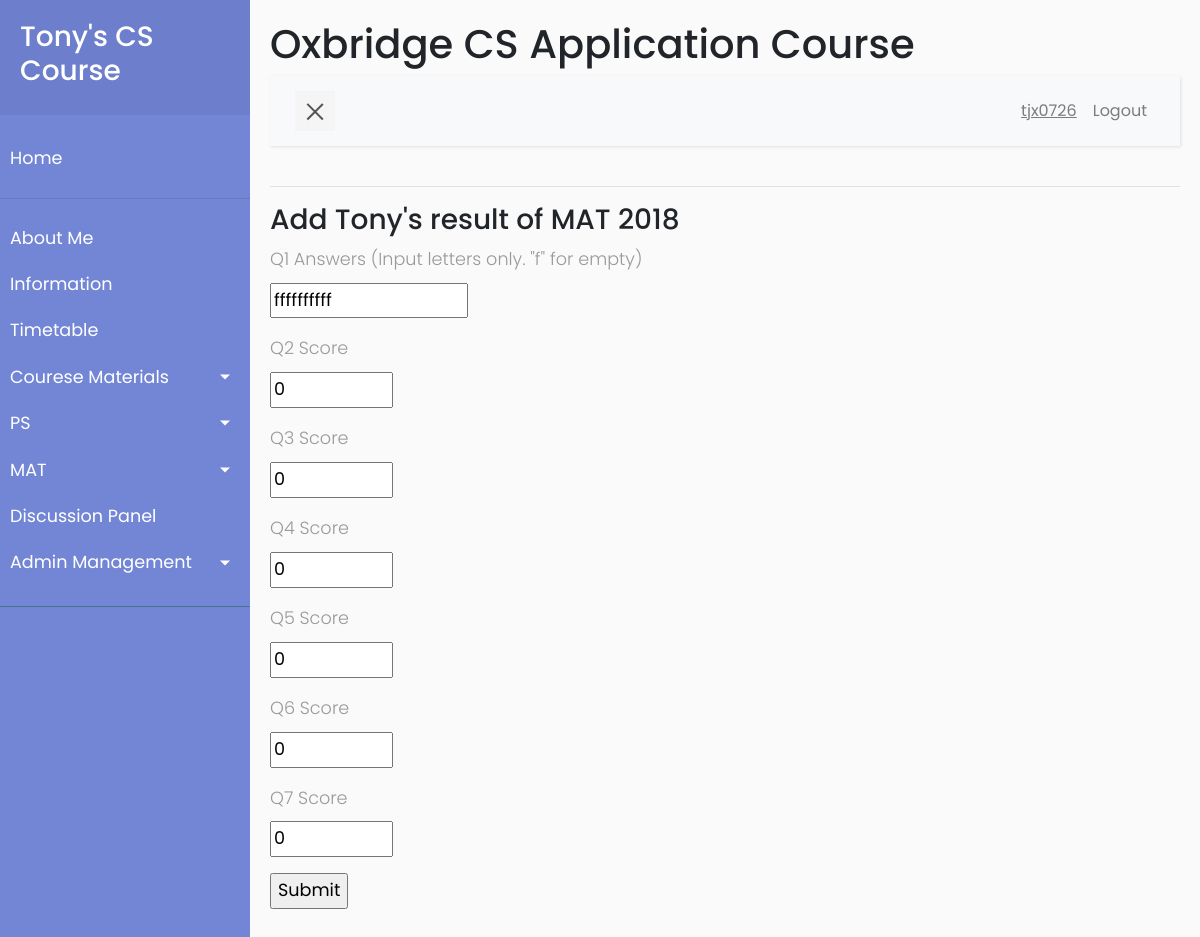
Screenshot of /management/mat_management/add_result/MAT 2018/tjx0726 (signed in) with the database file from the repository.
### app/models.py (models this page shows, shortened)
class User(UserMixin, db.Model):
    id = db.Column(db.Integer, primary_key=True)
    username = db.Column(db.String(64), index=True, unique=True)
    firstname = db.Column(db.String(64), index=True)
    lastname = db.Column(db.String(64), index=True)
    email = db.Column(db.String(120), index=True, unique=True)
    password_hash = db.Column(db.String(128))
    is_admin = db.Column(db.Boolean, default=False)
    posts = db.relationship('Post', backref='author', lazy='dynamic')
    mats = db.relationship('Mat', secondary=user_mat_association,
                           back_populates='viewers')
    mat_results = db.relationship(
        'Mat_result', backref='student', lazy='dynamic')
    ps_own = db.relationship("Ps_files", backref='owner', lazy='dynamic',
                             foreign_keys='Ps_files.user_id_owner')
    ps_by_me = db.relationship("Ps_files", backref='author',
                               lazy='dynamic', foreign_keys='Ps_files.user_id_author')

class Mat(db.Model):
    name = db.Column(db.String(20), primary_key=True)
    paper_path = db.Column(db.String(128))
    answer_path = db.Column(db.String(128))
    viewers = db.relationship('User', secondary=user_mat_association,
                              back_populates='mats')
    results = db.relationship('Mat_result', backref='paper', lazy='dynamic',
                              foreign_keys='Mat_result.mat_name')
    correct_answer = db.Column(db.String(10))

### app/routes.py (the view, shortened to what this page needs)
@app.route('/management/mat_management/add_result/<paper_name>/<username>', methods=['GET', 'POST'])
@login_required
@admin_requirement
def mat_result_create_user(paper_name, username):
    paper = Mat.query.filter_by(name=paper_name).first_or_404()
    user = User.query.filter_by(username=username).first_or_404()
    users = User.query.filter_by(is_admin=False).order_by(User.id).all()
    choices = [(u.id, "{} {}".format(u.firstname, u.lastname)) for u in users]
    form = MatResultForm()
    form.student.choices = choices
    if request.method == "GET":
        form.student.default = user.id
        form.process()
    if request.method == "POST":
        form.student.data = user.id
    return render_template('mat_result_add_edit.html',
                           title='Edit an MAT Result',
                           paper=paper,
                           user=user,
                           type=3,
                           form=form)

### app/forms.py (shortened to what this page needs)
class MatResultForm(FlaskForm):
    student = SelectField('Select a Student', coerce=int,
                          validators=[DataRequired()])
    q1_answers = StringField('Q1 Answers (Input letters only. "f" for empty)',
                             validators=[DataRequired(), Regexp(regex='^[A-Fa-f]{10}$',
                                                                message="Number of answers is incorrect or you have entered aletter not from a to f.")],
                             default='ffffffffff')
    q2_score = StringField('Q2 Score', validators=[DataRequired()], default=0)
    q3_score = StringField('Q3 Score', validators=[DataRequired()], default=0)
    q4_score = StringField('Q4 Score', validators=[DataRequired()], default=0)
    q5_score = StringField('Q5 Score', validators=[DataRequired()], default=0)
    q6_score = StringField('Q6 Score', validators=[DataRequired()], default=0)
    q7_score = StringField('Q7 Score', validators=[DataRequired()], default=0)
    submit = SubmitField('Submit')
    def __init__(self):
        FlaskForm.__init__(self)

### app/models.py (called while the page is built)
@login.user_loader
def load_user(id):
    return User.query.get(int(id))

### app/routes.py (called while the page is built)
def admin_requirement(f):
    from functools import wraps
    @wraps(f)
    def wrap(*args, **kwargs):
        if current_user.is_admin:
            return f(*args, **kwargs)
        else:
            flash('You have no access to admin contents.')
            return redirect(url_for('index'))
    return wrap

### app/templates/mat_result_add_edit.html (shortened to what this page needs)
{% extends "base.html" %}
{% block content %}
    {% if type == 1 %}
    <h3>Create result of {{ paper.name }}</h3>
    {% else %}
    <h3>{% if type == 2%}Edit{% else %}Add{% endif%} {{ user.firstname}}'s result of {{ paper.name }}</h3>
    {% endif %}
    <form action="" method="post">
        <p>
            {{ form.q1_answers.label }}<br>
            {{ form.q1_answers(size=10) }}<br>
        </p>
        <p>
            {{ form.q2_score.label }}<br>
            {{ form.q2_score(size=5) }}<br>
        </p>
        <p>
            {{ form.q3_score.label }}<br>
            {{ form.q3_score(size=5) }}<br>
        </p>
        <p>
            {{ form.q4_score.label }}<br>
            {{ form.q4_score(size=5) }}<br>
        </p>
        <p>
            {{ form.q5_score.label }}<br>
            {{ form.q5_score(size=5) }}<br>
        </p>
        <p>
            {{ form.q6_score.label }}<br>
            {{ form.q6_score(size=5) }}<br>
        </p>
        <p>
            {{ form.q7_score.label }}<br>
            {{ form.q7_score(size=5) }}<br>
        </p>
        <p>{{ form.submit() }}</p>
    </form>
{% endblock %}

### app/templates/base.html (shortened to what this page needs)
<html lang="en">
    <head>
        <link rel="stylesheet" href="{{  url_for('static', filename='scripts/css/bootstrap.min.css') }}">
        <link rel="stylesheet" href="{{  url_for('static', filename='scripts/css/style5.css') }}">
    </head>
    <body>
        <div class="wrapper">
            <nav id="sidebar">
                <div class="sidebar-header">
                    <a href="{{ url_for('index') }}"><h3>Tony's CS Course</h3></a>
                </div>
                <ul class="list-unstyled components">
                    <li>
                        <a href="{{ url_for('index') }}">Home</a>
                    </li>
                    <hr>
                    <li>
                        <a href="#">About Me</a>
                    </li>
                    <li>
                        <a href="#">Information</a>
                    </li>
                    <li>
                        <a href="#">Timetable</a>
                    </li>
                    <li>
                        <a href="#cmSubmenu" data-toggle="collapse"
                            aria-expanded="false"
                            class="dropdown-toggle">Courese Materials</a>
                    </li>
                    <li>
                        <a href="#psSubmenu" data-toggle="collapse"
                            aria-expanded="false" class="dropdown-toggle">PS</a>
                    </li>
                    <li>
                        <a href="#matSubmenu" data-toggle="collapse"
                            aria-expanded="false" class="dropdown-toggle">MAT</a>
                    </li>
                    <li>
                        <a href="{{ url_for('discussion_no_page') }}">Discussion Panel</a>
                    </li>
					{% if current_user.is_admin%}
                    <li>
                        <a href="#adminSubmenu" data-toggle="collapse" aria-expanded="false" class="dropdown-toggle">Admin Management</a>
                    </li>
					{% endif %}
                </ul>
            </nav>
            <div id="content">
                <h1>Oxbridge CS Application Course</h1>
                <nav class="navbar navbar-expand-lg navbar-light bg-light">
                    <div class="container-fluid">
                        <button type="button" id="sidebarCollapse" class="navbar-btn">
                            <span></span>
                        </button>
                        <div class="collapse navbar-collapse" id="navbarSupportedContent">
                            <ul class="nav navbar-nav ml-auto">
                                {% if current_user.is_anonymous %}
                                <li class="nav-item">
                                    <a class="nav-link" href="{{ url_for('login') }}">Login</a>
                                </li>
                                <li class="nav-item">
                                    <a class="nav-link" href="{{
                                        url_for('register') }}">Register</a>
                                </li>
                                {% else %}
                                <li class="nav-item">
                                    <a class="nav-link" href="{{
                                        url_for('user_default', username=current_user.username)}}"><u>{{current_user.username}}</u></a>
                                </li>
                                <li class="nav-item">
                                    <a class="nav-link" href="{{ url_for('logout') }}">Logout</a>
                                </li>
                                {% endif %}
                            </ul>
                        </div>
                    </div>
                </nav>
                <hr>
                {% block content %}
                {% endblock %}
            </div>
        </div>
    </body>
</html>

### app/static/scripts/css/style5.css (style rules this page uses)
body { font-family: 'Poppins', sans-serif; background: #fafafa; word-wrap: break-word; }
p { font-family: 'Poppins', sans-serif; font-size: 1.1em; font-weight: 300; line-height: 1.7em; color: #999; }
a, a:hover, a:focus { color: inherit; text-decoration: none; transition: all 0.3s; }
.navbar { padding: 15px 10px; background: #fff; border: none; border-radius: 0; margin-bottom: 40px; box-shadow: 1px 1px 3px rgba(0, 0, 0, 0.1); }
.navbar-btn { box-shadow: none; outline: none !important; border: none; }
.wrapper { display: flex; width: 100%; align-items: stretch; perspective: 1500px; }
#sidebar { min-width: 250px; max-width: 250px; background: #7386D5; color: #fff; transition: all 0.6s cubic-bezier(0.945, 0.020, 0.270, 0.665); transform-origin: bottom left; }
#sidebar .sidebar-header { padding: 20px; background: #6d7fcc; }
#sidebar ul.components { padding: 20px 0; border-bottom: 1px solid #47748b; }
#sidebar ul li a { padding: 10px; font-size: 1.1em; display: block; }
a[data-toggle="collapse"] { position: relative; }
.dropdown-toggle::after { display: block; position: absolute; top: 50%; right: 20px; transform: translateY(-50%); }
#content { width: 100%; padding: 20px; min-height: 100vh; transition: all 0.3s; }
#sidebarCollapse { width: 40px; height: 40px; background: #f5f5f5; cursor: pointer; }
#sidebarCollapse span { width: 80%; height: 2px; margin: 0 auto; display: block; background: #555; transition: all 0.8s cubic-bezier(0.810, -0.330, 0.345, 1.375); transition-delay: 0.2s; }
#sidebarCollapse span:last-of-type { transform: rotate(-45deg) translate(1px, -1px); }

### rows the page displays
User: username "tjx0726", firstname "Tony"
Mat: name "MAT 2018"
